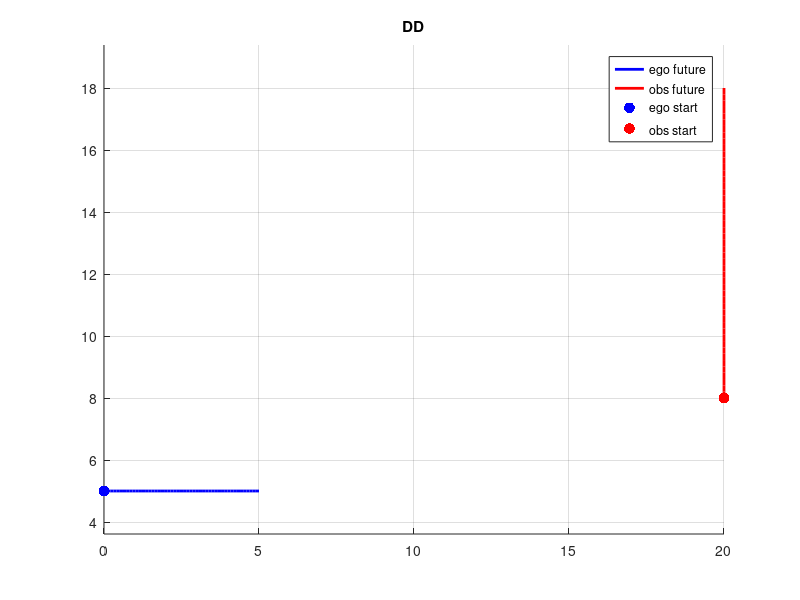

Write MATLAB code to recreate this figure.
function dangerous_detect()
    clf; hold on; grid on; axis equal;

    %===== 测试两车参数 =====%
    ego_x = 0; 
    ego_y = 5;
    ego_heading = deg2rad(0);   % 朝右
    ego_v = 1;

    obs_x = 20;
    obs_y = 8;
    obs_heading = deg2rad(90); % 朝左
    obs_v = 2;

    %===== 计算碰撞点 =====%
    [is_danger, cx, cy] = fcn( ...
        ego_x, ego_y, ego_heading, ego_v, ...
        obs_x, obs_y, obs_heading, obs_v);

    if is_danger
        fprintf("⚠️ 发生潜在碰撞！碰撞点: (%.2f, %.2f)\n", cx, cy);
    else
        fprintf("✅ 无碰撞风险\n");
    end

    %===== 绘制未来轨迹（直线 0~5s）=====%
    T = linspace(0,5,50);

    ego_traj = [ego_x + ego_v*cos(ego_heading).*T;
                ego_y + ego_v*sin(ego_heading).*T];

    obs_traj = [obs_x + obs_v*cos(obs_heading).*T;
                obs_y + obs_v*sin(obs_heading).*T];

    plot(ego_traj(1,:), ego_traj(2,:), 'b-', 'LineWidth', 2);
    plot(obs_traj(1,:), obs_traj(2,:), 'r-', 'LineWidth', 2);

    scatter(ego_x, ego_y, 60, 'b', 'filled');
    scatter(obs_x, obs_y, 60, 'r', 'filled');

    %===== 如果有碰撞点，绘制出来 =====%
    if is_danger
        scatter(cx, cy, 100, 'm', 'filled');
        text(cx, cy, '   Collision!', 'Color','magenta', 'FontSize',12);
    end

    legend("ego future", "obs future", "ego start", "obs start", "collision point");
    title("DD");
    uiwait();
end







function [is_danger, col_x, col_y] = fcn( ...
    x1, y1, h1, v1, ...
    x2, y2, h2, v2)

    P1 = [x1, y1];
    P2 = [x2, y2];

    D1 = [v1*cos(h1), v1*sin(h1)];
    D2 = [v2*cos(h2), v2*sin(h2)];

    cross2 = @(a,b) a(1)*b(2)-a(2)*b(1);
    dot2 = @(a,b) a(1)*b(1)+a(2)*b(2);

    r = P2 - P1;

    denom = cross2(D1, D2);

    is_danger = false;
    col_x = NaN;
    col_y = NaN;

    %=====================
    % 1) 平行 / 反向
    %=====================
    if abs(denom) < 1e-8

        % 不共线 → 不可能碰撞
        if abs(cross2(r, D1)) > 1e-8
            return;
        end

        v_rel = D2 - D1;
        vrm = dot2(v_rel, v_rel);

        if vrm < 1e-12
            return;
        end

        t = - dot2(r, v_rel) / vrm;

        if t >= 0
            C1 = P1 + D1 * t;
            C2 = P2 + D2 * t;
            C = 0.5*(C1 + C2);
            is_danger = true;
            col_x = C(1);
            col_y = C(2);
        end
        return;
    end

    %=====================
    % 2) 非平行，正常求交点
    %=====================
    t1 = cross2(r, D2)/denom;
    t2 = cross2(r, D1)/denom;

    if t1 >= 0 && t2 >= 0
        C = P1 + t1*D1;
        is_danger = true;
        col_x = C(1);
        col_y = C(2);
    end
end


